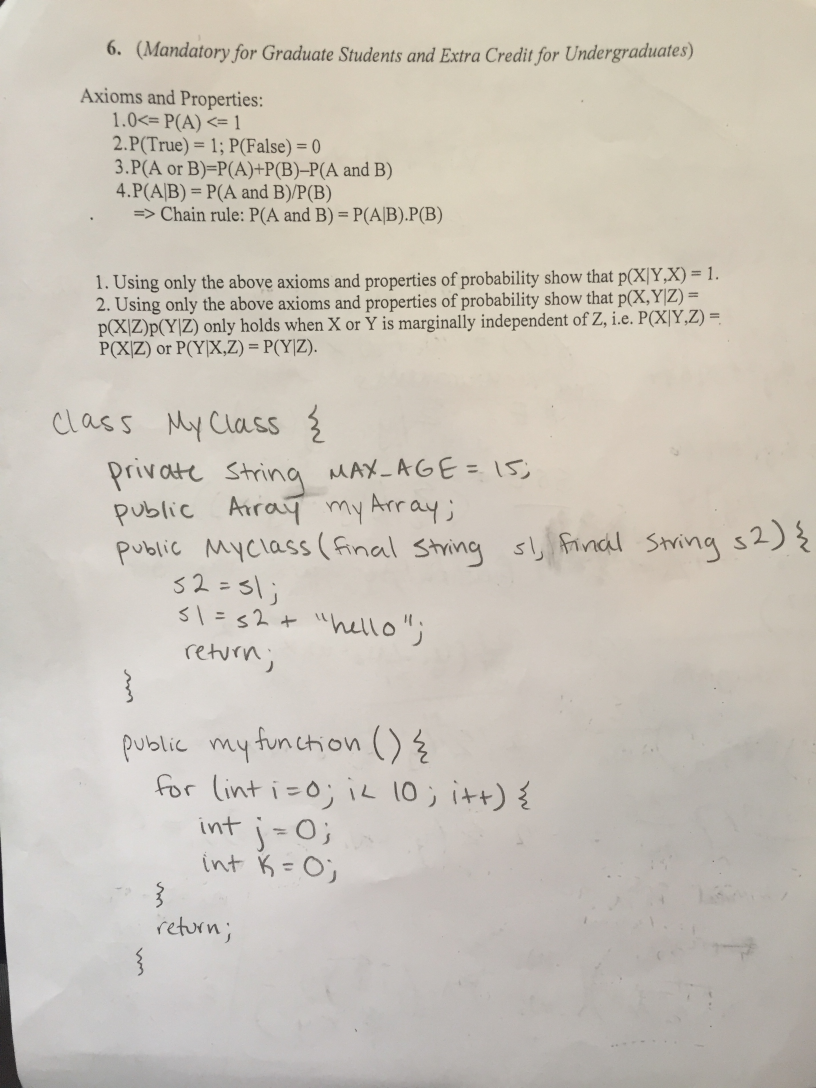
#> input picture exampleCode.jpg, 2448 x 3264 px (shown at 1/3 size)
$ python -i line_segmenter.py   (imports and definitions only)   (older library calls are emulated)
#> lines starting #> are read from the running program, lines starting #| are printed output that depends on the picture; after the words box and inside, x2 and y2 are one past the last pixel; in counts of white or black regions, pixels touching at a corner belong together; long printed decimals are rounded
### segmenter/line_image.py
import cv2
import random
import numpy as np
import matplotlib.pyplot as plt

class LineImage:
    def __init__(self, image):
        self.image = image
        height, width = image.shape
        self.width = width
        self.height = height

    def getImage(self):
        return self.image

    def getWidth(self):
        return self.width

    def getHeight(self):
        return self.height

### segmenter/line_segmenter.py

"""
module to handle image segmentation
"""
import cv2
# from sklearn.externals import joblib
# from skimage.feature import hog
from line_image import LineImage
import numpy as np

# TODO make as general as possible
# TODO add deskewing
# TODO add line breaking support

# Segments a single rectangle into multiple, may end up running on all lines, probably should use histogram
def segmentLinesFromRectangle(rect, img):
    return None

# Can tweak process here if necessary
# Assumption is that valid lines will be detected the majority of the time (bad for one liners)
def processRects(rects, img):
    MINIMUM_ASPECT_RATIO = 1
    MINIMUM_INSTANCES_FOR_IQR = 5
    MIN_SPLIT_DEV = 3

    widths = []
    heights = []
    filtered_rects = []

    for rect in rects:
        aspect_ratio = rect[2]/rect[3]

        # Filter by aspect ratio, don't include extraneous in mean
        if aspect_ratio > MINIMUM_ASPECT_RATIO:
            # print rect
            widths.append(rect[2])
            heights.append(rect[3])
            filtered_rects.append(rect)

    avg_width = np.mean(np.array(widths))
    avg_height = np.mean(np.array(heights))

    print(avg_width)
    print(avg_height)

    heights_without_outliers = []
    new_avg_height = avg_height
    # Remove outliers using IQR if enough samples
    if len(filtered_rects) > MINIMUM_INSTANCES_FOR_IQR:
        np_heights = np.array(heights)
        np_heights = np.sort(np_heights)
        q75, q25 = np.percentile(np_heights, [75, 25])
        iqr = q75 - q25
        outlier_factor = 1.5 * iqr
        # Get rid of statistical outliers in terms of height (width doesn't tell us much)
        heights_without_outliers = [h for h in heights if abs(avg_height - h) <= outlier_factor]
        new_avg_height = np.mean(np.array(heights_without_outliers))

    print ("Avg height w/o outliers: " + str(new_avg_height))

    std_width = np.std(np.array(widths))
    std_height = np.std(np.array(heights_without_outliers))

    print("St dev width: " + str(std_width))
    print("St dev height: " + str(std_height))

    output_rects = []

    # Process remaining rectangles
    for rect in filtered_rects:
        # Remove samples more than 1.5 stdevs from height mean, since line heights should be similar
        rect_height = rect[3]

        if (rect_height > new_avg_height + MIN_SPLIT_DEV * std_height):
            #output_rects.append(rect)
            # Try to break the rects
            seg_rects = segmentLinesFromRectangle(rect, img)
            if seg_rects and len(seg_rects) > 1:
                # More than 1 segmented rect, add to filtered rects for normal processing
                for seg in seg_rects:
                    filtered_rects.append(seg)
                    continue
            else:
                print ("Segmentation Error: Unable to parse lines from rect.")

        if (rect_height >= new_avg_height - 1.5 * std_height) and (rect_height <= new_avg_height + 3.5 * std_height):
            output_rects.append(rect)

    return output_rects

# Returns array of type Line
def segmentLinesFromImage(imageName):
    ### Image pre-processing/segmentation pipeline
#> called with imageName = '../exampleCode.jpg'
    RECT_HEIGHT_ADJUSTMENT_FACTOR = 1.25
    MIN_IMAGE_RESIZE_WIDTH = 1500 # px
    PIXEL_THRESHOLD_1 = 200
    PIXEL_THRESHOLD_2 = 240
    PIXEL_THRESHOLD_3 = 240

    # Read the input image
    im = cv2.imread(imageName)
#> im is the input picture: shape (3264, 2448, 3); mean B, G, R 185.3, 195.2, 201.6
    height, width, _ = im.shape
#> height = 3264; width = 2448

    if width > MIN_IMAGE_RESIZE_WIDTH:
        im = cv2.resize(im, (0,0), fx=0.25, fy=0.25)
#> im: shape (816, 612, 3)

    # 1. Grayscale
    im_gray = cv2.cvtColor(im, cv2.COLOR_BGR2GRAY)
    #cv2.imshow("grayscale ", im_gray)

    # 2. Binarize
    ret, im_b = cv2.threshold(im_gray, PIXEL_THRESHOLD_1, 255, cv2.THRESH_BINARY) #adjust this.
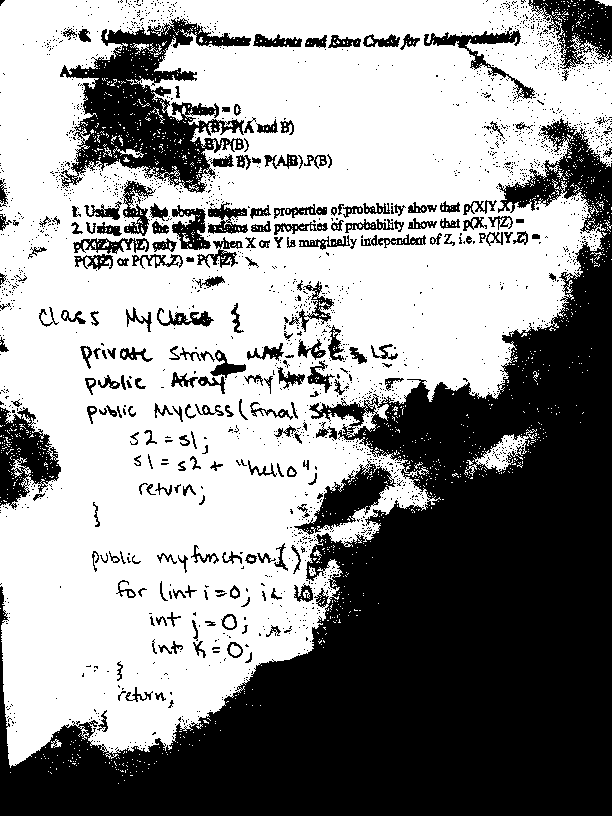
#> im_b: shape (816, 612); 57.8% white; 2093 black regions (1867 under 20 px), largest, box (x1, y1, x2, y2) and area: (0, 118, 612, 816) 159339, (59, 18, 251, 193) 14458, (0, 407, 61, 509) 3410
#> ret = 200
    #cv2.imshow("grayscale initial", im_b)

    # 3. Blur
    im_blurred = cv2.GaussianBlur(im_b, (89, 5), 0)
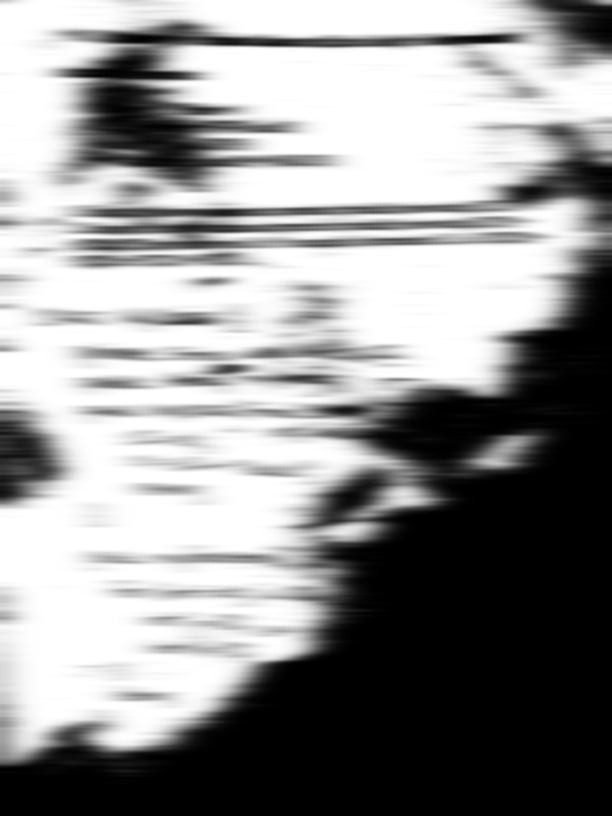
#> im_blurred: shape (816, 612); min 0, max 255, mean 147.5
    #cv2.imshow("blurred", im_blurred)

    # 4. Threshold
    ret, im_th = cv2.threshold(im_blurred, PIXEL_THRESHOLD_2, 255, cv2.THRESH_BINARY) #adjust this.
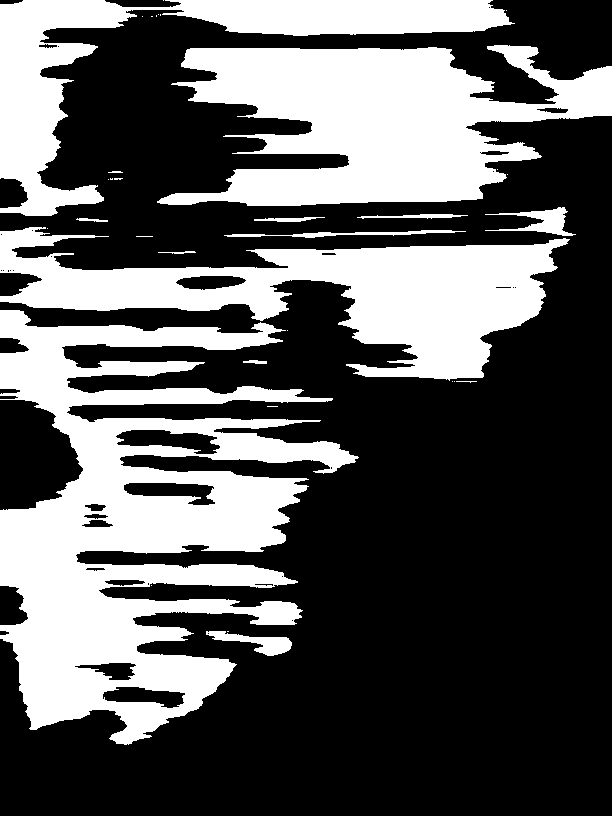
#> im_th: shape (816, 612); 35.7% white; 34 white regions (20 under 20 px), largest, box (x1, y1, x2, y2) and area: (0, 310, 359, 745) 71525, (157, 45, 612, 206) 43185, (0, 227, 570, 381) 35852
#> ret = 240
    #cv2.imshow("re-thresholded", im_th)

    # 5. Blur
    im_reblurred = cv2.GaussianBlur(im_th, (51, 1), 0)
    #cv2.imshow("re-blurred", im_reblurred)

    # 6. Threshold
    ret, im_reth = cv2.threshold(im_reblurred, PIXEL_THRESHOLD_3, 255, cv2.THRESH_BINARY) #adjust this.
#> im_reth: shape (816, 612); 29% white; 17 white regions (1 under 20 px), largest, box (x1, y1, x2, y2) and area: (0, 418, 346, 732) 44832, (170, 48, 612, 206) 37282, (0, 244, 553, 378) 29090
    #cv2.imshow("rere-thresholded", im_reth)

    # . Erosion
    im_reth = cv2.erode(im_reth,(11, 11),iterations = 3)
#> im_reth: shape (816, 612); 25.4% white; 16 white regions (3 under 20 px), largest, box (x1, y1, x2, y2) and area: (0, 421, 294, 732) 36758, (173, 51, 612, 206) 34030, (0, 248, 543, 378) 25919
    #cv2.imshow("erosion-1", im_reth)

    # 7. Dilate
    dilation = cv2.dilate(im_reth,(11, 11),iterations = 8)
#> dilation: shape (816, 612); 33.7% white; 13 white regions, largest, box (x1, y1, x2, y2) and area: (0, 421, 342, 740) 52709, (173, 51, 612, 214) 41665, (0, 234, 543, 386) 33819
    #cv2.imshow("dilated", dilation)

    # 8. Erosion
    erosion = cv2.erode(dilation,(11, 11),iterations = 5)
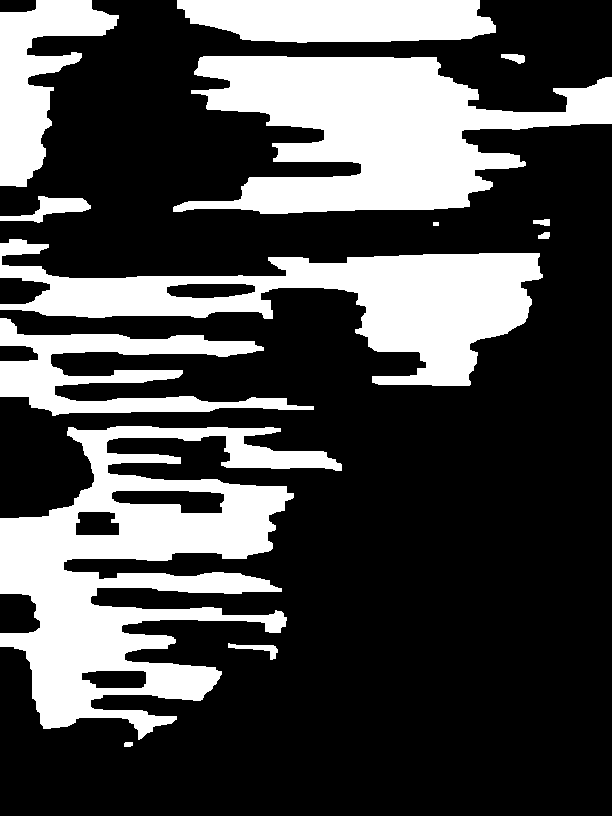
#> erosion: shape (816, 612); 29.3% white; 13 white regions, largest, box (x1, y1, x2, y2) and area: (0, 426, 342, 740) 44664, (173, 56, 612, 214) 37560, (0, 239, 543, 386) 29574
    #cv2.imshow("erosion", erosion)

    # 9. Add whitespace border
    bordersize=20
    im_border=cv2.copyMakeBorder(erosion, top=bordersize, bottom=bordersize, left=bordersize, right=bordersize, borderType= cv2.BORDER_CONSTANT, value=255 )
#> im_border: shape (856, 652); 36.7% white; 7 white regions
    im_original_border=cv2.copyMakeBorder(im, top=bordersize, bottom=bordersize, left=bordersize, right=bordersize, borderType= cv2.BORDER_CONSTANT, value=(255, 255, 255) )
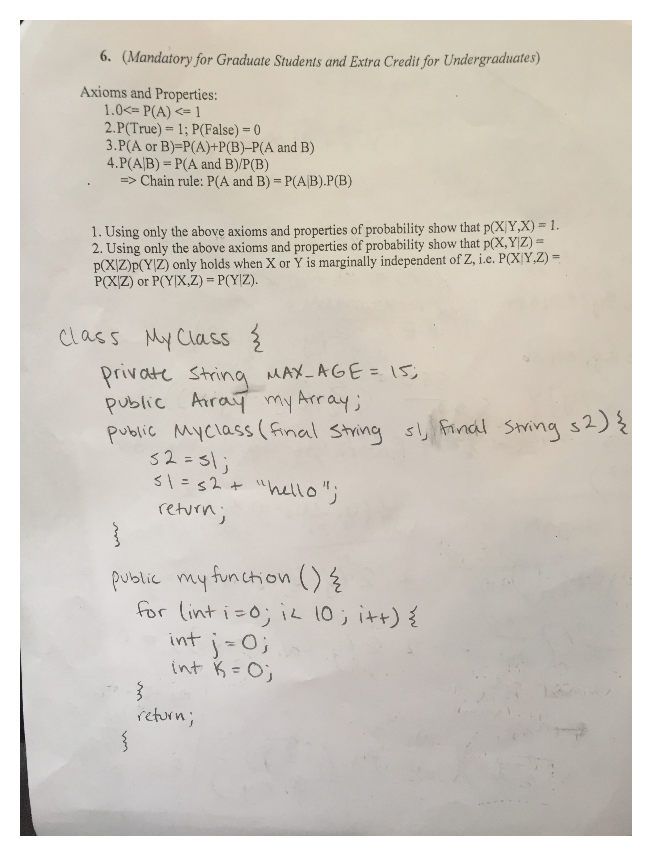
#> im_original_border: shape (856, 652, 3); mean B, G, R 192.7, 201.6, 207.3
    #cv2.imshow("bordered", im_border)
    im_gray_border=cv2.copyMakeBorder(im_gray, top=bordersize, bottom=bordersize, left=bordersize, right=bordersize, borderType= cv2.BORDER_CONSTANT, value=255 )

    # Find contours in image
    _, ctrs, hier = cv2.findContours(im_border.copy(), cv2.RETR_LIST, cv2.CHAIN_APPROX_SIMPLE)
#> ctrs = 16 contours, 1 with area under 20; largest, box (x1, y1, x2, y2) and area: (0, 0, 652, 856) 556605, (19, 19, 633, 837) 351269, (131, 510, 245, 534) 1852, (19, 613, 61, 654) 1434, (186, 303, 276, 319) 1127

    # Get rectangles contains each contour
    rects = [cv2.boundingRect(ctr) for ctr in ctrs]
#> rects = 16 items, first 6: (144, 762, 9, 5), (101, 690, 66, 19), (248, 663, 50, 17), (19, 613, 42, 41), (95, 531, 45, 25), (131, 510, 114, 24)
    rects = processRects(rects, im_border)
#> the loop in processRects, `for rect in rects:` made 16 passes
#> (rect, aspect_ratio) on passes 1 to 12: ((144, 762, 9, 5), 1.8), ((101, 690, 66, 19), 3.47), ((248, 663, 50, 17), 2.94), ((19, 613, 42, 41), 1.02), ((95, 531, 45, 25), 1.8), ((131, 510, 114, 24), 4.75), ((19, 365, 40, 17), 2.35), ((186, 303, 90, 16), 5.62), ((19, 297, 52, 28), 1.86), ((558, 252, 12, 7), 1.71), ((453, 242, 6, 4), 1.5), ((553, 239, 17, 7), 2.43)
#> after the loop in processRects, `for rect in rects:`: filtered_rects = [(144, 762, 9, 5), (101, 690, 66, 19), (248, 663, 50, 17), (19, 613, 42, 41), (95, 531, 45, 25), (131, 510, 114, 24), (19, 365, 40, 17), (186, 303, 90, 16), (19, 297, 52, 28), (558, 252, 12, 7), (453, 242, 6, 4), (553, 239, 17, 7), (521, 74, 24, 10), (19, 19, 38, 14)]; heights = [5, 19, 17, 41, 25, 24, 17, 16, 28, 7, 4, 7, 10, 14]; widths = [9, 66, 50, 42, 45, 114, 40, 90, 52, 12, 6, 17, 24, 38]
#> in processRects, `avg_width = np.mean(np.array(widths))`: avg_width = 43.21
#> in processRects, `avg_height = np.mean(np.array(heights))`: avg_height = 16.71
#| 43.214
#| 16.714
#> in processRects, `np_heights = np.array(heights)`: np_heights has the same summary as heights
#> in processRects, `np_heights = np.sort(np_heights)`: np_heights = [4, 5, 7, 7, 10, 14, 16, 17, 17, 19, 24, 25, 28, 41]
#> in processRects, `q75, q25 = np.percentile(np_heights, [75, 25])`: q75 = 22.75; q25 = 7.75
#> in processRects, `iqr = q75 - q25`: iqr = 15
#> in processRects, `outlier_factor = 1.5 * iqr`: outlier_factor = 22.5
#> in processRects, `heights_without_outliers = [h for h in heights if abs(avg_height - h) ..`: heights_without_outliers = [5, 19, 17, 25, 24, 17, 16, 28, 7, 4, 7, 10, 14]
#> in processRects, `new_avg_height = np.mean(np.array(heights_without_outliers))`: new_avg_height = 14.85
#| Avg height w/o outliers: 14.846
#> in processRects, `std_width = np.std(np.array(widths))`: std_width = 29.85
#> in processRects, `std_height = np.std(np.array(heights_without_outliers))`: std_height = 7.59
#| St dev width: 29.845
#| St dev height: 7.594
#> the loop in processRects, `for rect in filtered_rects:` made 14 passes
#> (rect, rect_height) on passes 1 to 12: ((144, 762, 9, 5), 5), ((101, 690, 66, 19), 19), ((248, 663, 50, 17), 17), ((19, 613, 42, 41), 41), ((95, 531, 45, 25), 25), ((131, 510, 114, 24), 24), ((19, 365, 40, 17), 17), ((186, 303, 90, 16), 16), ((19, 297, 52, 28), 28), ((558, 252, 12, 7), 7), ((453, 242, 6, 4), 4), ((553, 239, 17, 7), 7)
#| Segmentation Error: Unable to parse lines from rect.
#> after the loop in processRects, `for rect in filtered_rects:`: output_rects has the same summary as filtered_rects
#> rects has the same summary as filtered_rects in processRects
    rects.sort(key=lambda x: x[1])

    lines = []

    # For each rectangular region, calculate HOG features and predict
    for rect in rects:
        print (rect)
        # Draw the rectangles
        adjustedHeight = int(rect[3] * RECT_HEIGHT_ADJUSTMENT_FACTOR) # 1.5 * height of rect
        adjustedY = int(rect[1] - 0.25 * rect[3])
        if (adjustedY < 0):
            adjustedY = 0


        # add Line to lines
        lines.append(LineImage(im_gray_border[adjustedY:adjustedY+rect[3], rect[0]:rect[0]+rect[2]]))

        cv2.rectangle(im_border, (rect[0], adjustedY), (rect[0]+rect[2], adjustedY + adjustedHeight), (63, 191, 118), 2)
        cv2.rectangle(im_original_border, (rect[0], adjustedY), (rect[0]+rect[2], adjustedY + adjustedHeight), (63, 191, 118), 2)
#> this loop made 14 passes
#> (rect, adjustedHeight, height in LineImage, width in LineImage) on passes 1 to 12: ((19, 19, 38, 14), 17, 14, 38), ((521, 74, 24, 10), 12, 10, 24), ((553, 239, 17, 7), 8, 7, 17), ((453, 242, 6, 4), 5, 4, 6), ((558, 252, 12, 7), 8, 7, 12), ((19, 297, 52, 28), 35, 28, 52), ((186, 303, 90, 16), 20, 16, 90), ((19, 365, 40, 17), 21, 17, 40), ((131, 510, 114, 24), 30, 24, 114), ((95, 531, 45, 25), 31, 25, 45), ((19, 613, 42, 41), 51, 41, 42), ((248, 663, 50, 17), 21, 17, 50)
#| (19, 19, 38, 14)
#| (521, 74, 24, 10)
#| (553, 239, 17, 7)
#| (453, 242, 6, 4)
#| (558, 252, 12, 7)
#| (19, 297, 52, 28)
#| (186, 303, 90, 16)
#| (19, 365, 40, 17)
#> (further printed lines are left out)
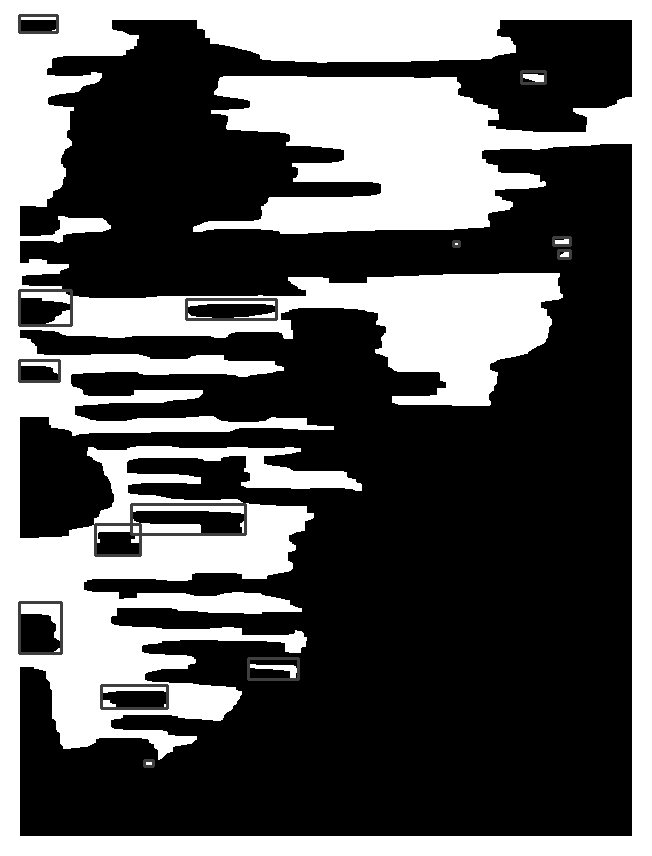
#> im_border: shape (856, 652); min 0, max 255, mean 92.4
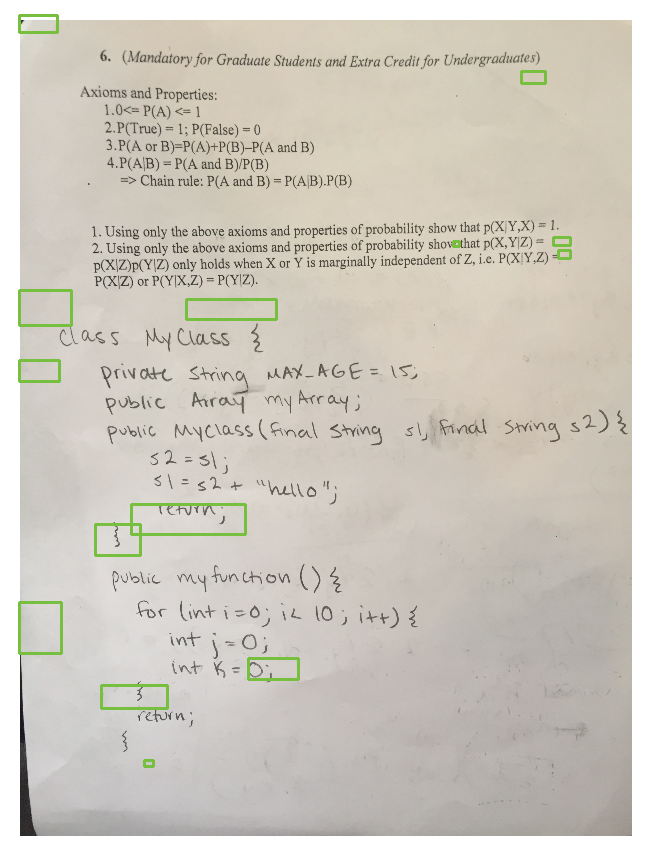
#> im_original_border: shape (856, 652, 3); 0.95% of pixels changed, all inside (x1, y1, x2, y2) = (18, 14, 572, 768)
#> after the loop, lines = 14 items

    #cv2.imshow("Resulting Image with Rectangular ROIs", im_border)
    cv2.imshow("Output blobs with Rectangles", im_original_border)
    cv2.waitKey()

    #return lines to caller
    return lines

class LineSegmenter(object):
    def getLinesFromImage(self, imageName):
        return segmentLinesFromImage(imageName)

>>> result = segmentLinesFromImage('../exampleCode.jpg')
#> result = 14 items
